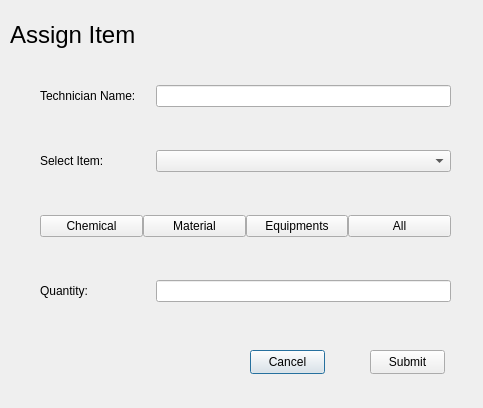
<?xml version="1.0" encoding="UTF-8"?>
<ui version="4.0">
 <class>Dialog</class>
 <widget class="QDialog" name="Dialog">
  <property name="geometry">
   <rect>
    <x>0</x>
    <y>0</y>
    <width>483</width>
    <height>408</height>
   </rect>
  </property>
  <property name="windowTitle">
   <string>Dialog</string>
  </property>
  <widget class="QLabel" name="label_7">
   <property name="geometry">
    <rect>
     <x>10</x>
     <y>10</y>
     <width>181</width>
     <height>51</height>
    </rect>
   </property>
   <property name="text">
    <string>&lt;html&gt;&lt;head/&gt;&lt;body&gt;&lt;p&gt;&lt;span style=&quot; font-size:18pt;&quot;&gt;Assign Item&lt;/span&gt;&lt;/p&gt;&lt;/body&gt;&lt;/html&gt;</string>
   </property>
  </widget>
  <widget class="QPushButton" name="cancelBtn">
   <property name="geometry">
    <rect>
     <x>250</x>
     <y>350</y>
     <width>75</width>
     <height>24</height>
    </rect>
   </property>
   <property name="text">
    <string>Cancel</string>
   </property>
  </widget>
  <widget class="QPushButton" name="submitBtn">
   <property name="geometry">
    <rect>
     <x>370</x>
     <y>350</y>
     <width>75</width>
     <height>24</height>
    </rect>
   </property>
   <property name="text">
    <string>Submit</string>
   </property>
  </widget>
  <widget class="QWidget" name="">
   <property name="geometry">
    <rect>
     <x>40</x>
     <y>80</y>
     <width>411</width>
     <height>231</height>
    </rect>
   </property>
   <layout class="QGridLayout" name="gridLayout">
    <property name="horizontalSpacing">
     <number>17</number>
    </property>
    <property name="verticalSpacing">
     <number>38</number>
    </property>
    <item row="0" column="1">
     <widget class="QLineEdit" name="nameInput"/>
    </item>
    <item row="1" column="0">
     <widget class="QLabel" name="label_3">
      <property name="text">
       <string>Select Item: </string>
      </property>
     </widget>
    </item>
    <item row="1" column="1">
     <widget class="QComboBox" name="comboBox"/>
    </item>
    <item row="3" column="1">
     <widget class="QLineEdit" name="quantityInput"/>
    </item>
    <item row="2" column="0" colspan="2">
     <layout class="QHBoxLayout" name="horizontalLayout">
      <item>
       <widget class="QPushButton" name="chemBtn">
        <property name="text">
         <string>Chemical</string>
        </property>
       </widget>
      </item>
      <item>
       <widget class="QPushButton" name="matBtm">
        <property name="text">
         <string>Material</string>
        </property>
       </widget>
      </item>
      <item>
       <widget class="QPushButton" name="equipBtn">
        <property name="text">
         <string>Equipments</string>
        </property>
       </widget>
      </item>
      <item>
       <widget class="QPushButton" name="pushButton_4">
        <property name="text">
         <string>All</string>
        </property>
       </widget>
      </item>
     </layout>
    </item>
    <item row="3" column="0">
     <widget class="QLabel" name="label_4">
      <property name="text">
       <string>Quantity: </string>
      </property>
     </widget>
    </item>
    <item row="0" column="0">
     <widget class="QLabel" name="label">
      <property name="text">
       <string>Technician Name: </string>
      </property>
     </widget>
    </item>
   </layout>
  </widget>
 </widget>
 <resources/>
 <connections/>
</ui>
